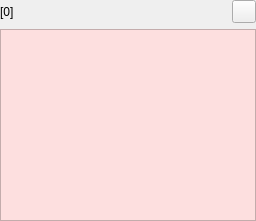
            <widget class="QWidget" name="ignore_tab">
             <attribute name="title">
              <string>Ignore</string>
             </attribute>
             <layout class="QVBoxLayout" name="verticalLayout_3">
              <property name="leftMargin">
               <number>0</number>
              </property>
              <property name="topMargin">
               <number>0</number>
              </property>
              <property name="rightMargin">
               <number>0</number>
              </property>
              <property name="bottomMargin">
               <number>0</number>
              </property>
              <item>
               <layout class="QHBoxLayout" name="horizontalLayout_12">
                <item>
                 <widget class="QLabel" name="ignore_count_label">
                  <property name="text">
                   <string>[0]</string>
                  </property>
                 </widget>
                </item>
                <item>
                 <spacer name="horizontalSpacer_6">
                  <property name="orientation">
                   <enum>Qt::Horizontal</enum>
                  </property>
                  <property name="sizeHint" stdset="0">
                   <size>
                    <width>40</width>
                    <height>20</height>
                   </size>
                  </property>
                 </spacer>
                </item>
                <item>
                 <widget class="QToolButton" name="ignore_delete_toolButton">
                  <property name="text">
                   <string/>
                  </property>
                  <property name="icon">
                   <iconset>
                    <normaloff>assets/delete.svg</normaloff>assets/delete.svg</iconset>
                  </property>
                 </widget>
                </item>
               </layout>
              </item>
              <item>
               <widget class="QListWidget" name="triage_ignore_listWidget">
                <property name="styleSheet">
                 <string notr="true">background-color: rgb(253, 223, 223);
color: black;</string>
                </property>
                <property name="dragEnabled">
                 <bool>false</bool>
                </property>
                <property name="dragDropMode">
                 <enum>QAbstractItemView::DragDrop</enum>
                </property>
                <property name="selectionMode">
                 <enum>QAbstractItemView::ExtendedSelection</enum>
                </property>
                <property name="sortingEnabled">
                 <bool>true</bool>
                </property>
               </widget>
              </item>
             </layout>
            </widget>
